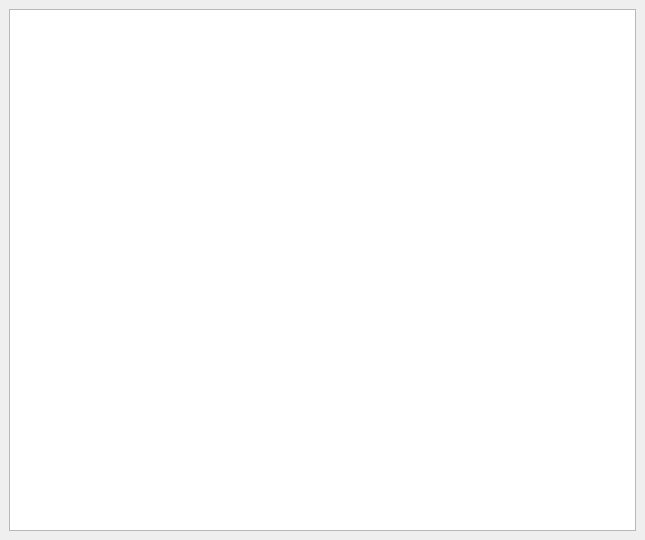
<?xml version="1.0" encoding="UTF-8"?>
<ui version="4.0">
 <class>QcepDatasetBrowserDialog</class>
 <widget class="QDockWidget" name="QcepDatasetBrowserDialog">
  <property name="geometry">
   <rect>
    <x>0</x>
    <y>0</y>
    <width>645</width>
    <height>540</height>
   </rect>
  </property>
  <property name="windowTitle">
   <string>Data &amp;Items</string>
  </property>
  <widget class="QWidget" name="dockWidgetContents">
   <property name="sizePolicy">
    <sizepolicy hsizetype="Preferred" vsizetype="Preferred">
     <horstretch>0</horstretch>
     <verstretch>0</verstretch>
    </sizepolicy>
   </property>
   <layout class="QGridLayout" name="gridLayout">
    <item row="0" column="0">
     <widget class="QSplitter" name="splitter">
      <property name="orientation">
       <enum>Qt::Vertical</enum>
      </property>
      <widget class="QTreeView" name="m_DatasetBrowserView">
       <property name="acceptDrops">
        <bool>true</bool>
       </property>
       <property name="dragEnabled">
        <bool>true</bool>
       </property>
       <property name="dragDropOverwriteMode">
        <bool>true</bool>
       </property>
       <property name="dragDropMode">
        <enum>QAbstractItemView::DragDrop</enum>
       </property>
       <property name="defaultDropAction">
        <enum>Qt::TargetMoveAction</enum>
       </property>
       <property name="alternatingRowColors">
        <bool>true</bool>
       </property>
       <property name="selectionMode">
        <enum>QAbstractItemView::ExtendedSelection</enum>
       </property>
      </widget>
     </widget>
    </item>
   </layout>
  </widget>
 </widget>
 <resources/>
 <connections/>
</ui>
